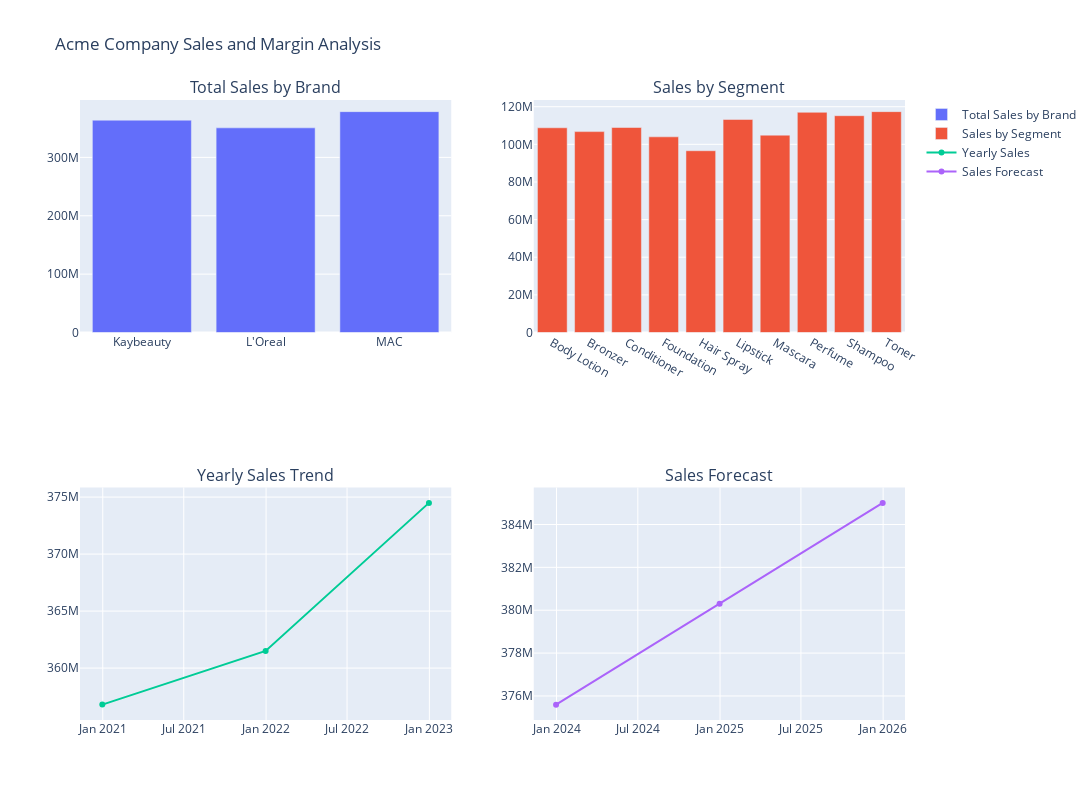

Notebook cell for this chart:
### Markdown cell above
# Yearly and Monthly Sales Trend

### Code cell
import numpy as np
import pandas as pd
import matplotlib.pyplot as plt
import seaborn as sns
import plotly.express as px
from statsmodels.tsa.holtwinters import ExponentialSmoothing
from plotly.subplots import make_subplots
import plotly.graph_objects as go
sns.set(style="whitegrid")

# Creating Synthetic Dataset with Time Series
# ======================
def create_synthetic_dataset():
    # Set seed for reproducibility
    np.random.seed(42)
    segments = ["Mascara", "Lipstick", "Foundation", "Shampoo", "Conditioner", "Perfume", "Toner", "Bronzer", "Hair Spray", "Body Lotion"]
    brands = ["MAC", "L'Oreal", "Kaybeauty"]
    categories = ["Hair", "Body", "Fragrance", "Makeup", "Skincare"]
    geographies = ["North America", "South America", "Europe", "Asia", "Africa"]
    portfolios = ["Beauty", "Personal Care", "Luxury"]


    data = []
    start_date = pd.to_datetime("2020-01-01")
    for _ in range(4000):
        portfolio = np.random.choice(portfolios)
        geography = np.random.choice(geographies)
        category = np.random.choice(categories)
        brand = np.random.choice(brands)
        segment = np.random.choice(segments)
        sales = np.random.randint(50000, 500000)  # Sales between 50,000 and 500,000
        margin = round(np.random.uniform(0.1, 0.5), 2)  # Margin between 10% and 50%
        trend = round(np.random.uniform(-0.05, 0.2), 2)  # Trend between -5% and 20%
        contribution = round(np.random.uniform(0.05, 0.3), 2)  # Contribution between 5% and 30%
        date = start_date + pd.DateOffset(days=np.random.randint(0, 365 * 3))  # Random date within 3 years
        data.append([portfolio, geography, category, brand, segment, sales, margin, trend, contribution, date])

    # column names
    columns = ["Portfolio", "Geography", "Category", "Brand", "Segment", "Sales", "Margin", "Trend", "Contribution", "Date"]
    df = pd.DataFrame(data, columns=columns)
    return df

df = create_synthetic_dataset()

# Time Series Analysis to predict Yearly Trends 
# =================================================================================
def time_series_analysis(df):
    # Aggregate sales by year
    df['Date'] = pd.to_datetime(df['Date'])
    df.set_index('Date', inplace=True)
    yearly_sales = df['Sales'].resample('Y').sum().reset_index()
    model = ExponentialSmoothing(yearly_sales['Sales'], trend="add", seasonal=None).fit()
    forecast = model.forecast(steps=3)  # Forecast next 3 years
    # DataFrame for the forecast
    forecast_dates = pd.date_range(start=yearly_sales['Date'].iloc[-1], periods=4, freq='Y')[1:]
    forecast_df = pd.DataFrame({'Date': forecast_dates, 'Forecast': forecast})

    return yearly_sales, forecast_df
yearly_sales, forecast_df = time_series_analysis(df)

# Visualizations
# ======================
def create_visualizations(df, yearly_sales, forecast_df):
    # figure with subplots
    fig = make_subplots(
        rows=2, cols=2,
        subplot_titles=("Total Sales by Brand", "Sales by Segment", "Yearly Sales Trend", "Sales Forecast")
    )
    # Plot 1: Total Sales by Brand
    sales_by_brand = df.groupby('Brand')['Sales'].sum().reset_index()
    fig.add_trace(
        go.Bar(x=sales_by_brand['Brand'], y=sales_by_brand['Sales'], name="Total Sales by Brand"),
        row=1, col=1
    )
    # Plot 2: Sales by Segment
    sales_by_segment = df.groupby('Segment')['Sales'].sum().reset_index()
    fig.add_trace(
        go.Bar(x=sales_by_segment['Segment'], y=sales_by_segment['Sales'], name="Sales by Segment"),
        row=1, col=2
    )
    # Plot 3: Yearly Sales Trend
    fig.add_trace(
        go.Scatter(x=yearly_sales['Date'], y=yearly_sales['Sales'], mode='lines+markers', name="Yearly Sales"),
        row=2, col=1
    )
    # Plot 4: Sales Forecast
    fig.add_trace(
        go.Scatter(x=forecast_df['Date'], y=forecast_df['Forecast'], mode='lines+markers', name="Sales Forecast"),
        row=2, col=2
    )
    fig.update_layout(
        title_text="Acme Company Sales and Margin Analysis",
        showlegend=True,
        height=800,
        width=1200
    )
    fig.show()
create_visualizations(df, yearly_sales, forecast_df)

### Figure 1 — Plotly figure (JSON) as saved in the notebook; plotly's stock layout.template omitted (floating-point values rounded to 4 significant figures)
{"data": [{"name": "Total Sales by Brand", "type": "bar", "x": ["Kaybeauty", "L'Oreal", "MAC"], "xaxis": "x", "y": [363759961, 350620319, 378409380], "yaxis": "y"}, {"name": "Sales by Segment", "type": "bar", "x": ["Body Lotion", "Bronzer", "Conditioner", "Foundation", "Hair Spray", "Lipstick", "Mascara", "Perfume", "Shampoo", "Toner"], "xaxis": "x2", "y": [108791443, 106759485, 108948752, 103981035, 96601298, 113218358, 104870370, 117012655, 115222793, 117383471], "yaxis": "y2"}, {"mode": "lines+markers", "name": "Yearly Sales", "type": "scatter", "x": ["2020-12-31T00:00:00", "2021-12-31T00:00:00", "2022-12-31T00:00:00"], "xaxis": "x3", "y": [356794772, 361501947, 374492941], "yaxis": "y3"}, {"mode": "lines+markers", "name": "Sales Forecast", "type": "scatter", "x": ["2023-12-31T00:00:00", "2024-12-31T00:00:00", "2025-12-31T00:00:00"], "xaxis": "x4", "y": [375600000.0, 380300000.0, 385000000.0], "yaxis": "y4"}], "layout": {"annotations": [{"font": {"size": 16}, "showarrow": false, "text": "Total Sales by Brand", "x": 0.225, "xanchor": "center", "xref": "paper", "y": 1, "yanchor": "bottom", "yref": "paper"}, {"font": {"size": 16}, "showarrow": false, "text": "Sales by Segment", "x": 0.775, "xanchor": "center", "xref": "paper", "y": 1, "yanchor": "bottom", "yref": "paper"}, {"font": {"size": 16}, "showarrow": false, "text": "Yearly Sales Trend", "x": 0.225, "xanchor": "center", "xref": "paper", "y": 0.375, "yanchor": "bottom", "yref": "paper"}, {"font": {"size": 16}, "showarrow": false, "text": "Sales Forecast", "x": 0.775, "xanchor": "center", "xref": "paper", "y": 0.375, "yanchor": "bottom", "yref": "paper"}], "height": 800, "showlegend": true, "title": {"text": "Acme Company Sales and Margin Analysis"}, "width": 1200, "xaxis": {"anchor": "y", "autorange": true, "domain": [0, 0.45], "range": [-0.5, 2.5], "type": "category"}, "xaxis2": {"anchor": "y2", "autorange": true, "domain": [0.55, 1], "range": [-0.5, 9.5], "type": "category"}, "xaxis3": {"anchor": "y3", "autorange": true, "domain": [0, 0.45], "range": ["2020-11-12 02:56:34.788", "2023-02-17 21:03:25.212"], "type": "date"}, "xaxis4": {"anchor": "y4", "autorange": true, "domain": [0.55, 1], "range": ["2023-11-12 01:20:09.8494", "2026-02-17 22:39:50.1506"], "type": "date"}, "yaxis": {"anchor": "x", "autorange": true, "domain": [0.625, 1], "range": [0, 398300000.0], "type": "linear"}, "yaxis2": {"anchor": "x2", "autorange": true, "domain": [0.625, 1], "range": [0, 123600000.0], "type": "linear"}, "yaxis3": {"anchor": "x3", "autorange": true, "domain": [0, 0.375], "range": [355400000.0, 375800000.0], "type": "linear"}, "yaxis4": {"anchor": "x4", "autorange": true, "domain": [0, 0.375], "range": [374900000.0, 385700000.0], "type": "linear"}}}
